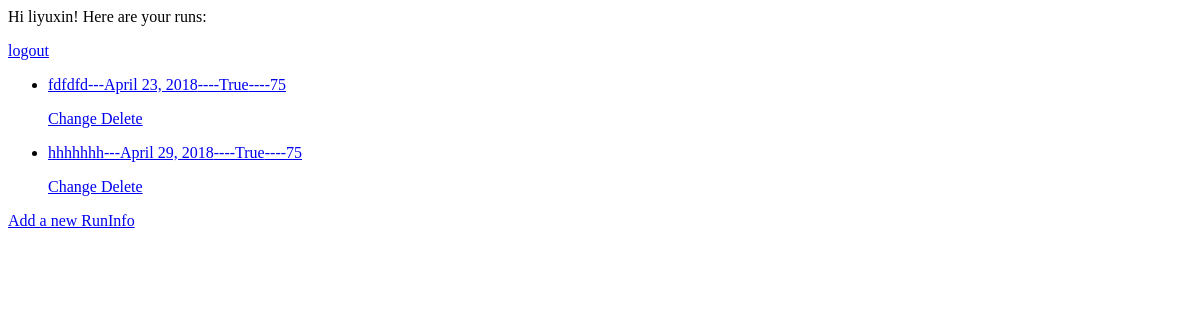
The app's page /nextseq_app/ (signed in), older data.
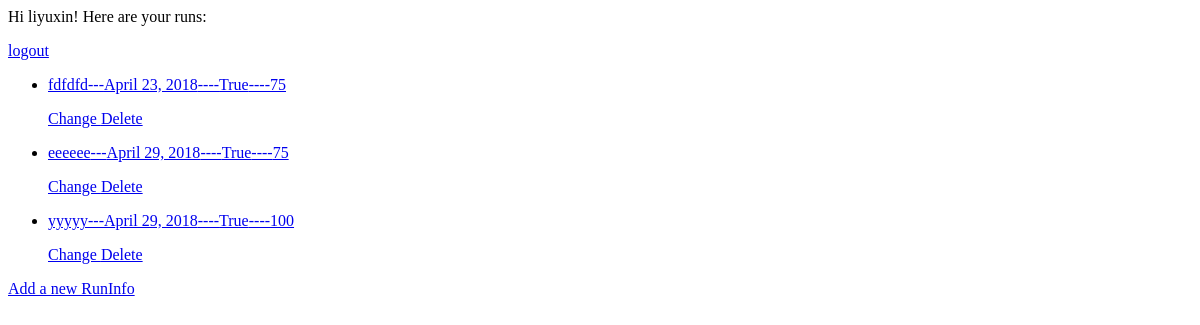
The same page, newer data.
### nextseq_app/models.py (models this page shows, shortened)
class RunInfo(models.Model):
	runid = models.CharField(max_length=200)
	operator = models.ForeignKey(User, on_delete=models.CASCADE)
	date = models.DateField('I did this run on...')
	is_pe = models.BooleanField('Is it paired-end?', default=True)
	reads_length = models.IntegerField(default=75)

### nextseq_app/views.py (the view)
# urls.py: path('', views.IndexView,name='index'),
@login_required
def IndexView(request):
	RunInfo_list = RunInfo.objects.filter(operator=request.user)
	return render(request, 'nextseq_app/index.html', {'RunInfo_list': RunInfo_list})

### nextseq_app/templates/nextseq_app/index.html
  Hi {{ user.username }}! Here are your runs:
  <p><a href="{% url 'nextseq_app:logout' %}">logout</a></p>
{% if RunInfo_list %}
	<ul>
	{% for Run in RunInfo_list %}
		<li><a href="{% url 'nextseq_app:rundetail' Run.id %}">{{ Run.runid }}---{{ Run.date }}----{{ Run.is_pe }}----{{ Run.reads_length }}</a>
		<p><a href="{% url 'nextseq_app:run_update' Run.id %}"> Change </a>
			<a href="{% url 'nextseq_app:run_delete' Run.id%}"> Delete </a>
		</p>
		</li>
	{% endfor %}
	</ul>
{% else %}
	<p>No RunInfos are available.</p>
{% endif %}
<a href="{% url 'nextseq_app:run_add' %}"> Add a new RunInfo </a>

Row changes from the older to the newer data that the page shows:
removed RunInfo: runid "hhhhhhh", date "April 29, 2018", is_pe "True", reads_length "75"
added RunInfo: runid "eeeeee", date "April 29, 2018", is_pe "True", reads_length "75"
added RunInfo: runid "yyyyy", date "April 29, 2018", is_pe "True", reads_length "100"
